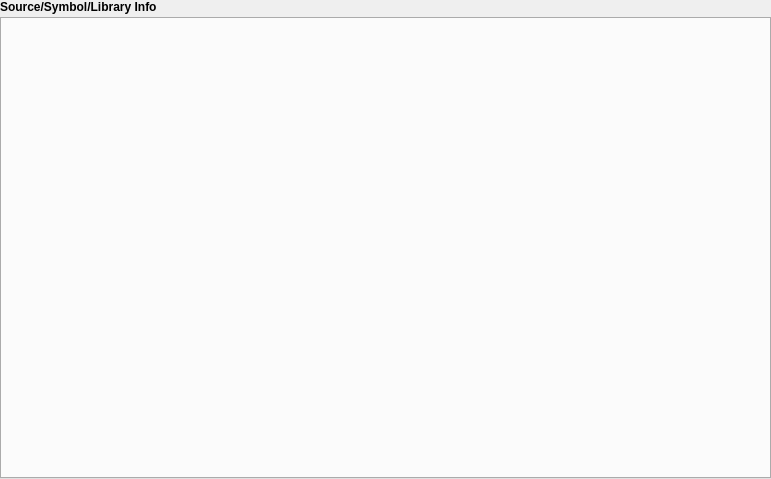
<?xml version="1.0" encoding="UTF-8"?>
<ui version="4.0">
 <class>SeerSourceSymbolLibraryManagerWidgetForm</class>
 <widget class="QWidget" name="SeerSourceSymbolLibraryManagerWidgetForm">
  <property name="geometry">
   <rect>
    <x>0</x>
    <y>0</y>
    <width>771</width>
    <height>479</height>
   </rect>
  </property>
  <property name="windowTitle">
   <string>Form</string>
  </property>
  <layout class="QGridLayout" name="gridLayout">
   <property name="leftMargin">
    <number>0</number>
   </property>
   <property name="topMargin">
    <number>0</number>
   </property>
   <property name="rightMargin">
    <number>0</number>
   </property>
   <property name="bottomMargin">
    <number>0</number>
   </property>
   <property name="verticalSpacing">
    <number>3</number>
   </property>
   <item row="0" column="0">
    <widget class="QLabel" name="label">
     <property name="styleSheet">
      <string notr="true">font-weight: bold;</string>
     </property>
     <property name="text">
      <string>Source/Symbol/Library Info</string>
     </property>
     <property name="textFormat">
      <enum>Qt::PlainText</enum>
     </property>
    </widget>
   </item>
   <item row="1" column="0">
    <widget class="QDetachTabWidget" name="tabWidget">
     <property name="currentIndex">
      <number>-1</number>
     </property>
    </widget>
   </item>
  </layout>
 </widget>
 <customwidgets>
  <customwidget>
   <class>QDetachTabWidget</class>
   <extends>QTabWidget</extends>
   <header location="global">QDetachTabWidget.h</header>
   <container>1</container>
  </customwidget>
 </customwidgets>
 <resources/>
 <connections/>
</ui>
